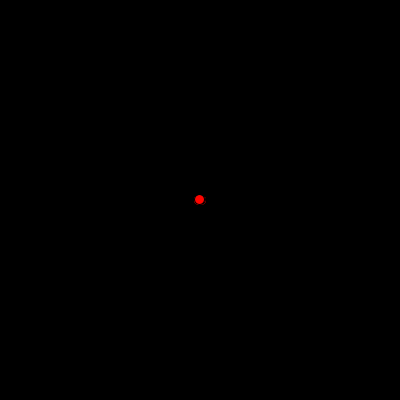
Frame 1 (no input)
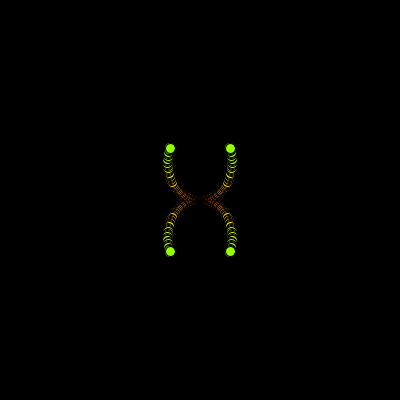
Frame 60 (the mouse pressed at the canvas centre just before this capture)
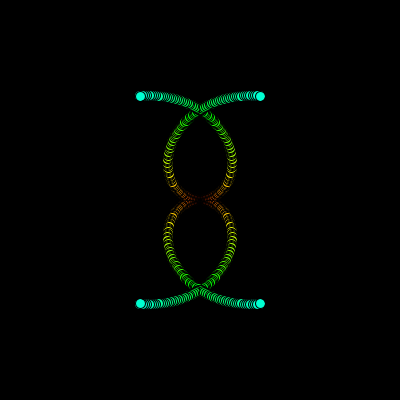
Frame 120 (the mouse held since frame 60 and released just before this capture)

The Processing sketch that drew these frames (run headless with seeded random() and noise(); from frame 60 on, the mouse is pressed at the canvas centre):

// Processing sketch: sketch_170620i
// ── sketch_170620i.pde
float x,y;

void setup(){
  size(400,400); 
  colorMode(HSB);
  background(0);
}
void draw(){
  //background(196);
  float a = radians(frameCount);
  float r = frameCount%200;//random(100);//100+100*sin(.8*a);
  
  x = width/2  +r*cos(a);//frameCount%width;
  y = height/2 +r*sin(a);
  
  fill(frameCount%256,255,255);
  ellipse(x,y,10,10);
  ellipse(width-x,y,10,10);
  ellipse(x,height-y,10,10);
  ellipse(width-x,height-y,10,10);
}
